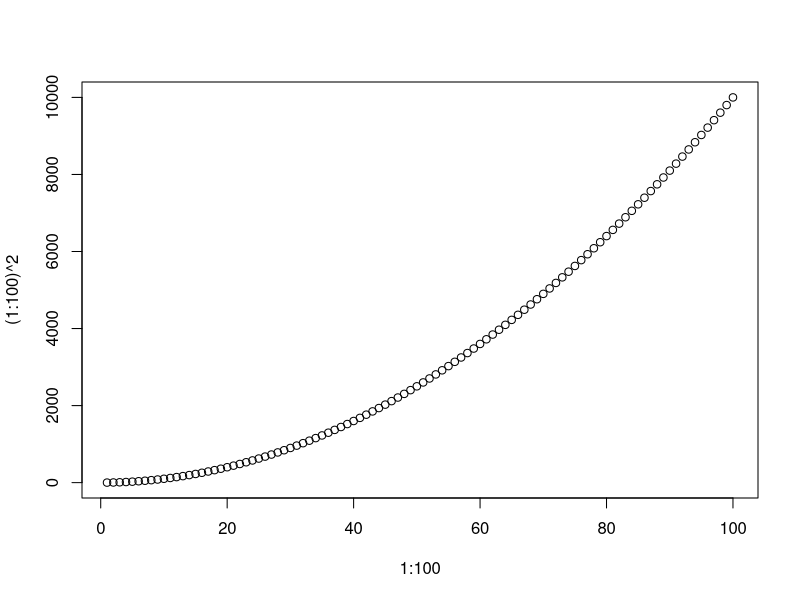
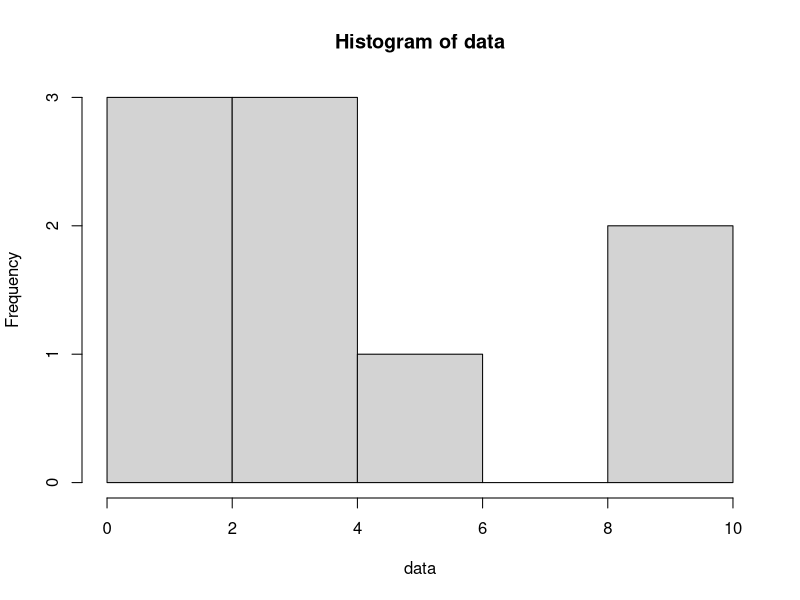
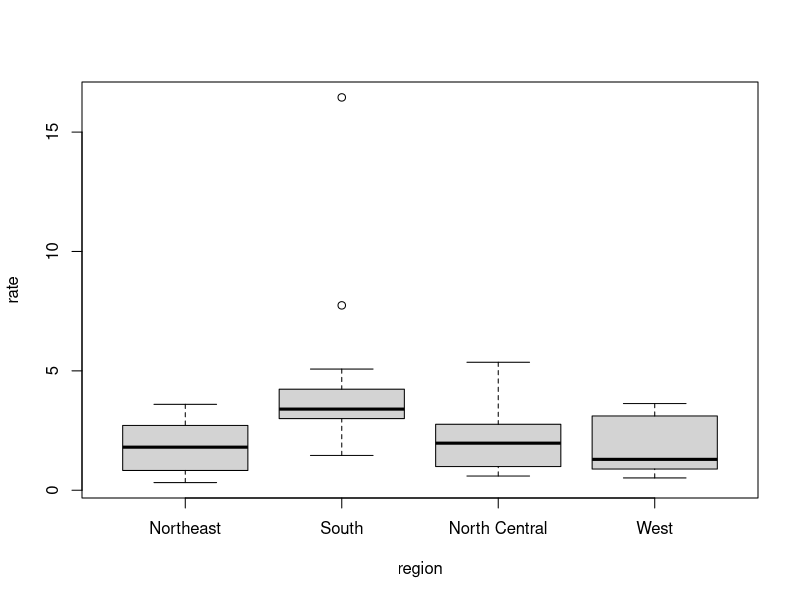
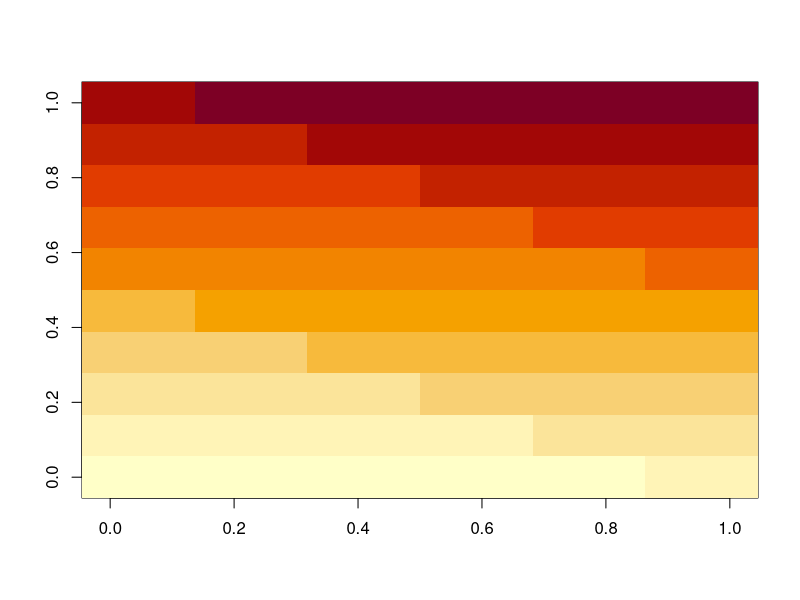

Write R code to recreate these figures, in order.
library(dslabs)

plot(1:100,(1:100)^2) ## Plot x dan y
 
data <- c(1,1,2,5,9,9,3,3,3) ## Histogram
hist(data)

murders$rate <- with(murders, total / population * 100000)
boxplot(rate~region, data = murders) ## Menggunakan boxplot

x <- matrix(1:120,12,10)
image(x)
